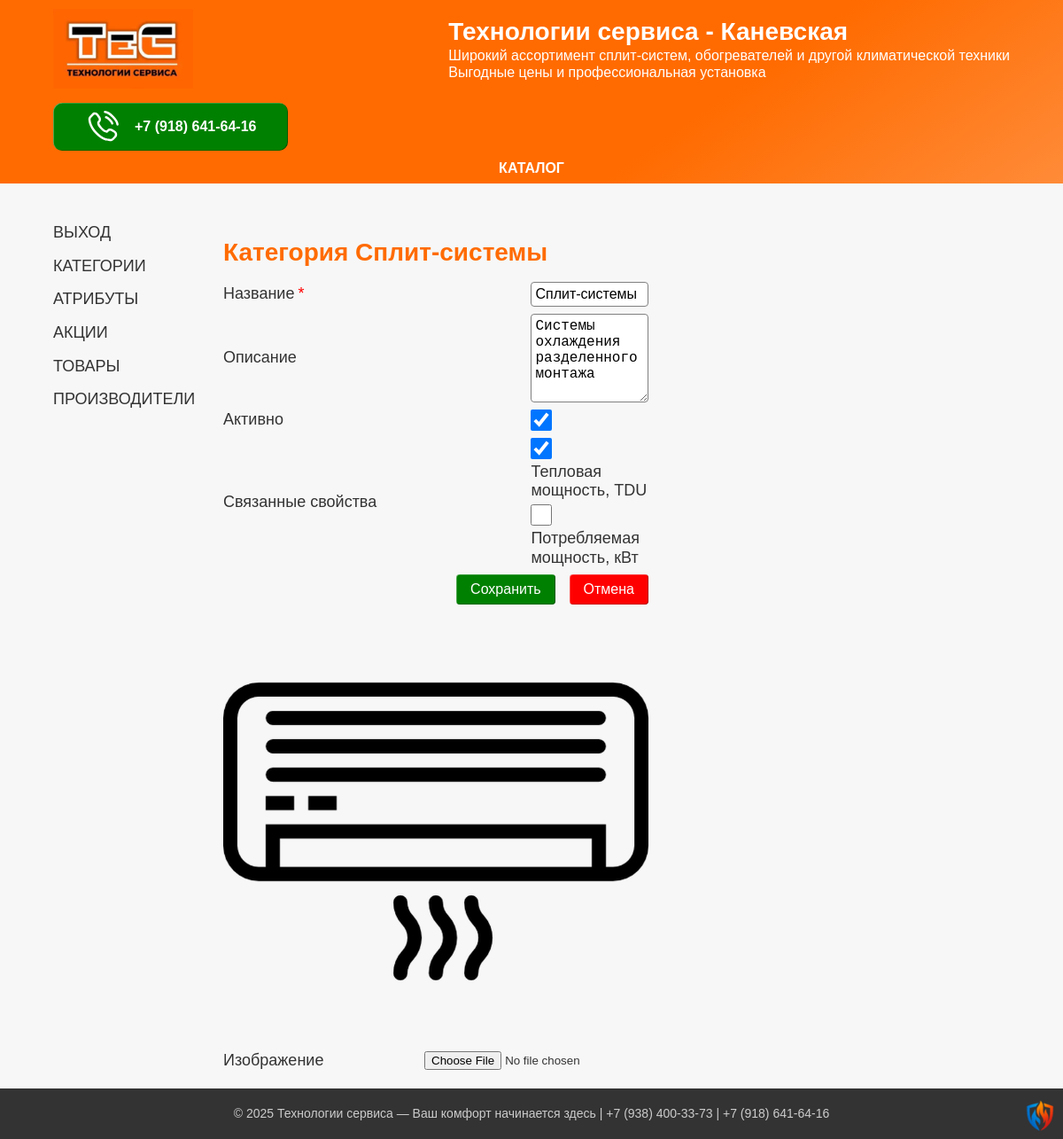
/admin/categories/Сплит-системы (signed in), run on an earlier commit of the app's database.
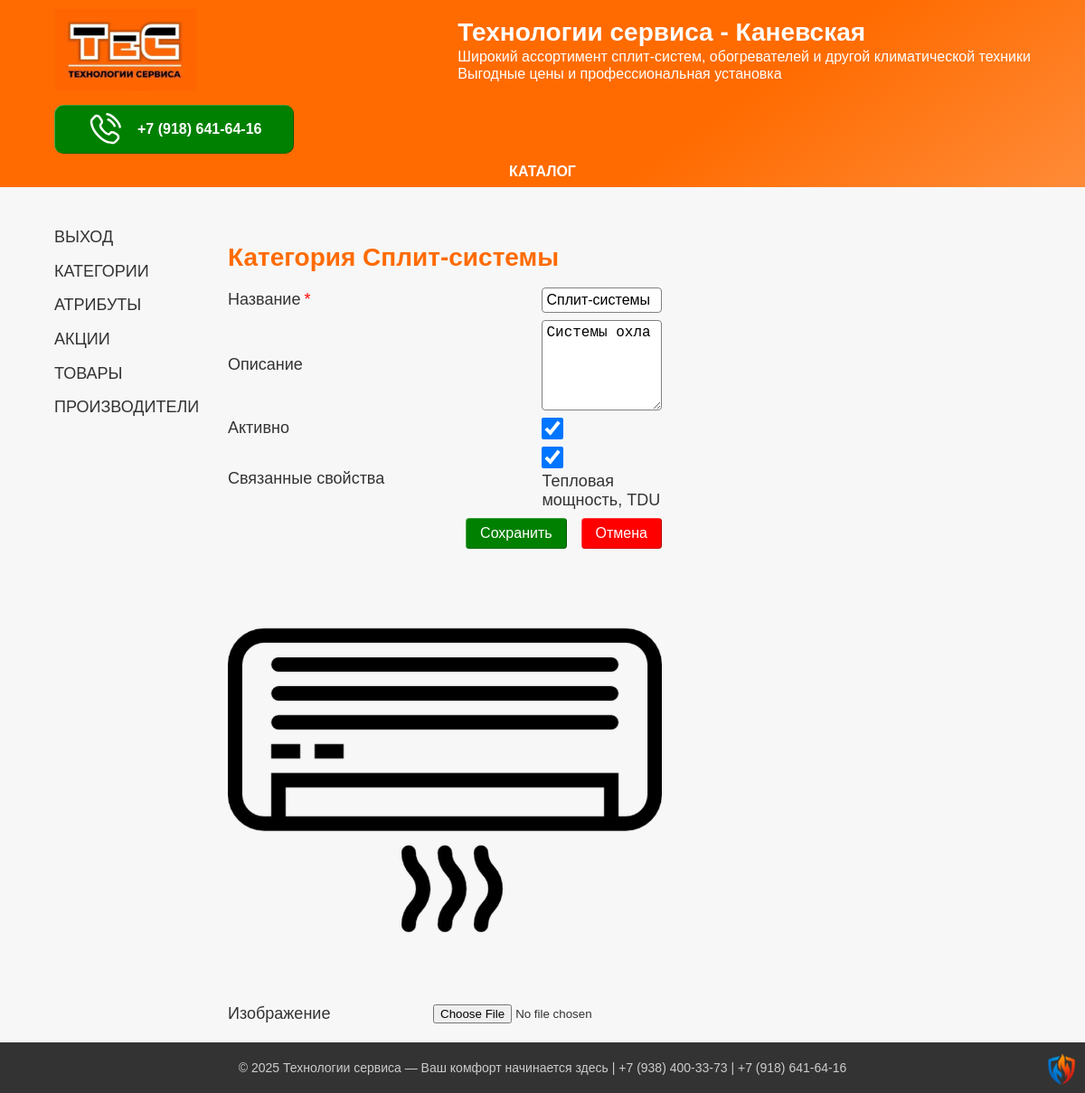
And on a later commit of the database.
### app/models.py (models this page shows, shortened)
class Category(db.Model):
    __tablename__ = 'categories'
    id = db.Column(db.Integer, primary_key=True)
    name = db.Column(db.String(64), nullable=False, unique=True)
    description = db.Column(db.Text, nullable=True)
    active = db.Column(db.Boolean, default=True)
    fields = db.relationship('CustomFields', secondary=custom_field_category, backref=db.backref('category', lazy='dynamic'))
    image_path = db.Column(db.String(255), nullable=True)
    products = db.relationship('Product', backref='category', lazy=True)

class CustomFields(db.Model):
    __tablename__ = 'customfields'
    id = db.Column(db.Integer, primary_key=True)
    name = db.Column(db.Text, nullable=True)
    active = db.Column(db.Boolean, default=True)

### app/blueprints/admin/routes.py (the view, shortened to what this page needs)
@admin_bp.route('/categories/<string:name>', methods=["GET", "POST"])
@login_required
def category(name):
    cat = Category.query.filter_by(name=name).first()
    available_fields = CustomFields.query.filter_by(active=True).all()
    selected_fields = cat.fields
    if not cat:
        return redirect(url_for('admin.categories'))
    form = CategoryForm(obj=cat)
    return render_template('./admin/category.html',
                           title=f"Категория {name}",
                           form=form,
                           available_fields=available_fields,
                           selected_fields=selected_fields)

### app/blueprints/admin/forms.py
class CategoryForm(FlaskForm, FormButtons):
    id = IntegerField()
    name = StringField('Название', validators=[DataRequired(DATA_REQUIRED_MESSAGE), Length(min=3, max=64)])
    description = TextAreaField('Описание', validators=[
        Optional(),
        Length(max=500, message='Максимум 500 символов')
    ])
    active = BooleanField('Активно', default=True)
    image_path = StringField('Изображение', validators=[
        Optional(),
        Length(max=200, message='Максимум 200 символов')
    ])
    image = FileField('Изображение', validators=[
        FileAllowed(['jpg', 'png', 'jpeg'], "Только изображения jpg, png, jpeg!")
    ])

### app/templates/admin/category.html (shortened to what this page needs)
{% extends "./admin/private.html" %}
{% block article %}
<h2>{{title}}</h2>
      <form id="form-category" class="form-input" action="" method="post" enctype="multipart/form-data">
            <div class="form-fields-block">
                <div class="form-field">
                    <div class="form-field--label">
                        {{ form.name.label(class="field-label") }}
                        <span style="color: red;">*</span>
                    </div>
                    <div class="form-field--input">{{ form.name(class="field-input") }}</div>
                </div>
                <div class="form-field">
                    <div class="form-field--label">{{ form.description.label(class="field-label") }}</div>
                    <div class="form-field--input">{{ form.description(class="field-input", rows=5) }}</div>
                </div>
                <div class="form-field">
                    <div class="form-field--label">
                        {{ form.active.label(class="field-label") }}
                    </div>
                    <div class="form-field--input">{{ form.active(class="checkbox-input") }}</div>
                </div>
                <div class="form-field">
                    {% if available_fields %}
                    <div class="form-field--label">Связанные свойства</div>
                    <div class="form-field--input">
                        {% for field in available_fields %}
                        <label class="form-field--input">
                            <input class="form-field--input checkbox-input"
                                type="checkbox"
                                name="custom_field"
                                value="{{field.name}}"
                                {% if field in selected_fields %} checked {% endif %}>
                            {{ field.name }}
                        </label>
                    {% endfor %}
                    </div>
                    {% endif %}
                </div>
                <div class="form-submits">
                  {{ form.submit_save(class="form-submit submit-green") }}
                  {{ form.submit_cancel(class="form-submit submit-red") }}
                </div>
            </div>
            <div class="form-image-block">
                {% if form.image_path.data %}
                <img src="{{ url_for('uploaded_file', filename='images/' + form.image_path.data) }}"
                     alt="{{form.image_path.data}}"
                     srcset="{{ url_for('uploaded_file', filename='images/' + form.image_path.data) }}">
                {% endif %}
                <div class="form-field">
                    {{ form.image_path.label }}
                    {{ form.image(class="form-control") }}
                </div>
            </div>
      </form>
{% endblock %}

### app/templates/admin/private.html (shortened to what this page needs)
{% extends "footer.html" %}
{% block private %}
    <section class="main-section">
        <div class="dashboard container">
            <aside>
                <ul class="admin-menu">
                    <li><a class="admin-menu--item" href="{{ url_for('auth.logout') }}">Выход</a></li>
                    <li><a class="admin-menu--item" href="{{ url_for('admin.categories') }}">Категории</a></li>
                    <li><a class="admin-menu--item" href="{{ url_for('admin.custom_fields') }}">Атрибуты</a></li>
                    <li><a class="admin-menu--item" href="{{ url_for('admin.promotions') }}">Акции</a></li>
                    <li><a class="admin-menu--item" href="{{ url_for('admin.products') }}">Товары</a></li>
                    <li><a class="admin-menu--item" href="{{ url_for('admin.brands') }}">Производители</a></li>
                </ul>
            </aside>
            <article>
                {% block article %}
                {% endblock %}
            </article>
        </div>
    </section>
{% endblock %}

### app/templates/footer.html (shortened to what this page needs)
{% extends "header.html" %}
{% block footer %}
        <footer class="footer">
            <p>
                © 2025 Технологии сервиса — Ваш комфорт начинается здесь |
                <a href="tel:+79384003373">+7 (938) 400-33-73</a> |
                <a href="tel:+79186416416">+7 (918) 641-64-16</a>
            </p>
			<a class="shield" href="{{url_for('auth.login')}}">
				<div class="shield-inner">
				<img class="xolod-teplo"
					src="{{ url_for('static', filename='img/icon/xolod-teplo.png') }}"
					alt="climat-control"
					srcset="{{ url_for('static', filename='img/icon/xolod-teplo.png') }}"
				>
				</div>
			</a>
        </footer>
{% endblock %}

### app/templates/header.html
{% extends "layout.html" %}
{% block header %}
        <header class="header">
            <div class="container">
                <div class="header-content content">
                    <a class="header-logo" href="{{ url_for('main.index') }}" >
                    <img
                        class="header-image icon-svg"
                        src="{{ url_for('static', filename='img/logo/label.webp') }}"
                        alt="air-conditioner"
                    /></a>
                    <div class="header-title">
                        <p class="header-title-label">Технологии сервиса - Каневская</p>
                        <p class="header-title-text">
                            Широкий ассортимент сплит-систем, обогревателей и другой климатической техники<br> Выгодные цены и профессиональная установка
                        </p>
                    </div>
                    <a class="btn green-btn" href="tel:+79186416416">
                        <img
                            class="contact-icon"
                            src="{{ url_for('static', filename='img/icon/phone-calling.svg') }}"
                            alt="Phone icon-svg"
                            srcset="{{ url_for('static', filename='img/icon/phone-calling.svg') }}"
                        >
                        <div>+7 (918) 641-64-16</div>
                    </a>
                </div>
            </div>
            <nav class="top-nav container">
                <ul class="top-menu">
                    <li><a class="top-menu--item" href="{{ url_for('shop.index') }}">Каталог</a></li>
                </ul>
            </nav>
        </header>
{% endblock %}

### app/templates/layout.html (shortened to what this page needs)
<!DOCTYPE html>
<html lang="ru" itemscope itemtype="http://schema.org/WebPage">
    {% block head %}
    <head>
		<link rel="stylesheet" href="{{ url_for('static', filename='css/reset.css') }}?v=1">
        <link rel="stylesheet" href="{{ url_for('static', filename='css/style.css') }}?v=1.14">
        {% set favicon = url_for('static', filename='img/icon/favicon.svg') %}
    </head>
    {% endblock %}
    <body>
        {% block header %}
        {% endblock %}
        <main>
            {% block private %}
            {% endblock %}
        </main>
        {% block footer %}
        {% endblock %}
    </body>
</html>

### app/static/css/style.css (style rules this page uses)
:root { --wrapper-max: 75rem; --wrapper-big: 64rem; --wrapper-middle: 50rem; --wrapper-small: 25rem; --color-green-hover: rgb(58, 206, 0); --color-red-hover: rgb(255, 125, 0); --color-heads-color: #ff6b00; --color-background: #f7f7f7; --color-shadow: #000000A0; --base-transition: 0.2s ease-in-out; }
body { font-family: Geneva, Arial, Helvetica, sans-serif; background-color: var(--color-background); color: #333; display: flex; flex-direction: column; min-height: 100vh; justify-content: space-between; align-content: space-between; container-type: inline-size; container-name: body-size; }
main { font-size: 1.125rem; flex-grow: 1; }
h2 { font-size: 1.75rem; }
h1, h2, h3, a { color: #ff6b00; display: block; }
a { display: inline; text-decoration: none; }
section { margin-top: 2.5em; }
.container { width: 90%; max-width: var(--wrapper-max); margin: auto; }
.shield { width: 3em; height: 3em; position: fixed; bottom: 0.375em; right: 0.375em; perspective: 40rem; }
.shield-inner { position: relative; width: 100%; height: auto; transition: transform 0.6s; transform-style: preserve-3d; }
.xolod-teplo, .teplo-xolod { position: absolute; width: 3em; height: auto; backface-visibility: hidden; display: flex; justify-content: center; }
header.header { background: linear-gradient(145deg, rgba(255, 107, 1, 1) 0%, rgba(255, 107, 0, 1) 65%, rgba(255, 139, 56, 1) 100%); color: white; container-type: inline-size; container-name: header-container; }
.header-content { display: flex; align-items: center; justify-content: space-between; flex-wrap: wrap; padding: 0.625em 0; gap: 1rem; }
.header-title { max-width: var(--wrapper-maiddle); }
.header-title-label { color: white; font-size: 1.75rem; font-weight: bold; }
.header-title-text { font-size: 1rem; }
.header-image { height: 5.625rem; }
.header-logo { display: flex; justify-content: center; align-items: center; }
.top-nav { display: flex; justify-content: center; margin-bottom: 0.5rem; }
.top-menu { display: flex; justify-content: center; gap: 1rem; flex-wrap: wrap; }
.top-menu--item { color: white; text-decoration: none; text-transform: uppercase; font-weight: bold; border-bottom: 2px solid rgba(0,0,0,0); }
article { display: flex; flex-direction: column; gap: 1rem; }
.form-input { display: flex; gap: 1rem; flex-wrap: wrap; }
.form-fields-block, .form-image-block { min-width: 360px; max-width: 30rem; display: flex; flex-direction: column; gap: 0.5rem; flex-grow: 1; }
.form-field, .form-field--checkbox { display: grid; gap: 1rem; grid-template-columns: 5fr 2fr; }
.form-field--label, .form-field--input { display: flex; flex-wrap: wrap; gap: 0.25rem; align-content: center; }
.field-input, .date-input { width: calc(100% - 0.5rem - 2px); }
.field-input, .date-input, .checkbox-input { margin: 0; padding: 0.25rem; font-size: 1rem; border-radius: 0.25em; border: 1px solid grey; }
.checkbox-input { width: 1.5rem; height: 1.5rem; }
.form-submit { margin: 0; padding: 0.5rem 1rem; font-size: 1rem; border-radius: 0.25em; border: none; box-shadow: inset -0.75px -0.5px rgba(0, 0, 0, 0.4), inset +0.75px +0.5px rgba(255, 255, 255, 0.4); }
.form-submits { display: flex; flex-wrap: wrap; gap: 1rem; justify-content: end; }
.submit-green { color: white; background-color: green; }
.submit-red { color: white; background-color: red; }
.btn { border-radius: 0.625rem; padding: 1rem 2.25rem; text-align: center; max-width: 18.75rem; max-height: 1.375rem; text-decoration: none; font-weight: bold; align-items: center; display: flex; gap: 1rem; box-shadow: inset -0.75px -0.5px rgba(0, 0, 0, 0.4), inset +0.75px +0.5px rgba(255, 255, 255, 0.4); }
.dashboard { width: 90%; margin: auto; display: flex; gap: 2rem; }
.dashboard article { flex-grow: 1; }
.admin-menu { display: flex; flex-direction: column; gap: 1rem; width: 10rem; border-bottom: 2px solid rgba(255,255,255,0); }
.admin-menu--item { text-decoration: none; text-transform: uppercase; color: #333; transition: var(--base-transition); }
.green-btn { color: white; background-color: green; }
.contact-icon { height: 40px; width: auto; }
footer { background: #333; text-align: center; padding: 1.25rem 0.625rem; font-size: 0.875rem; margin-top: 1.25rem; }
footer, footer a { color: #ccc; }

What changed in the data, as far as the page shows it:
removed CustomFields: name "Потребляемая мощность, кВт"
changed Category "Сплит-системы": description "Системы охлаждения разделенного монтажа" → "Системы охла"
